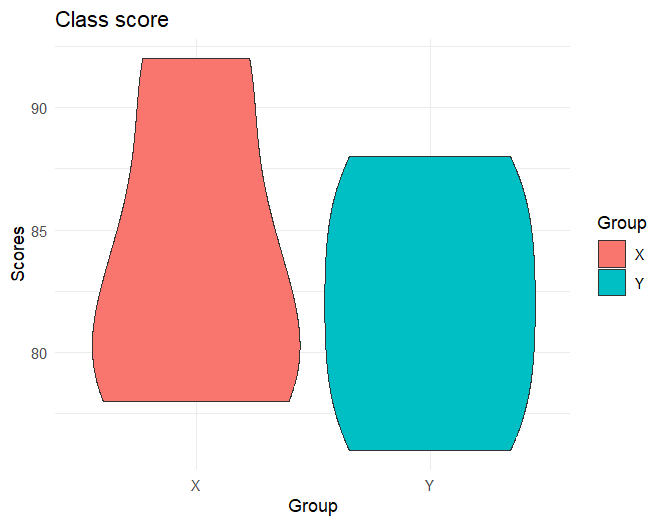

Reproduce this figure in R.
sgd <- data.frame(
  Group = c("X", "X", "X", "X", "Y", "Y", "Y", "Y"),
  Score = c(80, 85, 78, 92, 88, 76, 80, 84)
)
ggplot(sgd,aes(x=Group,y=Score,fill=Group))+
  geom_violin()+
  labs(title="Class score",
       x="Group",
       y="Scores")+
  theme_minimal()
